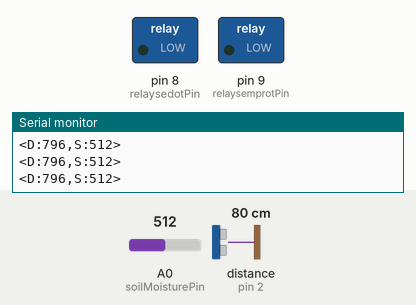
The sketch below on a simulated Arduino Uno, built with avr-gcc and run on an emulated ATmega328P. Shown: switched loads named in the sketch (green lamp = pin HIGH), the last lines printed to the serial monitor. Wiring (inferred from the names in the program): ultrasonic range finder: trigger pin 3; echo pin 2. The test bench sets the inputs (shaded band); at power-on: distance to the obstacle (sensor on pin 2) 80 cm, A0 (soilMoisturePin) = 512. The echo pulse lasts 58.3 µs per cm; pins used as bus, display or sensor lines are not drawn.

Above: at 1.2 s.
1.3 s: distance to the obstacle (sensor on pin 2) set to 5 cm
2.8 s: distance to the obstacle (sensor on pin 2) set to 2 cm
At 4.0 s:
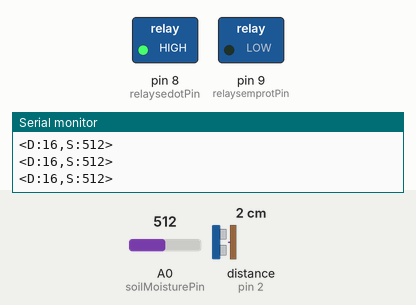
4.3 s: A0 (soilMoisturePin) set to 992
5.8 s: A0 (soilMoisturePin) set to 1016
At 7.0 s:
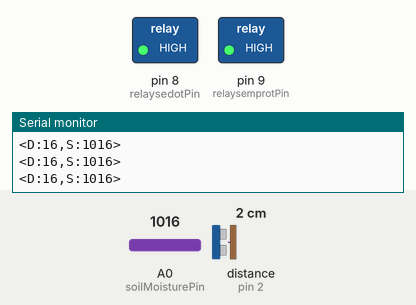
7.3 s: distance to the obstacle (sensor on pin 2) set to 7 cm
10.3 s: distance to the obstacle (sensor on pin 2) set to 10 cm
At 11.8 s:
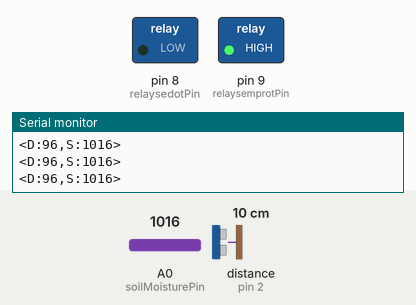
Timing chart, 0 to 12.9 s (numbered marks = the images above; inputs shaded):
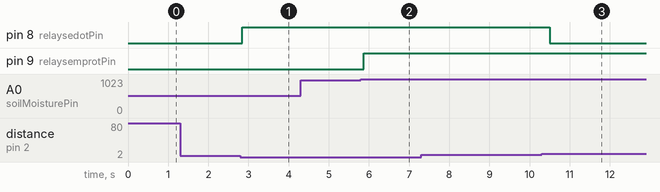

The sketch:

sprinkler_nano.ino
```cpp
const int trigPin = 3;
const int echoPin = 2;
const int soilMoisturePin = A0;
const int relaysedotPin = 8; // Pin untuk relay sedot
const int relaysemprotPin = 9; // Pin untuk relay semprot

void setup() {
  Serial.begin(9600);
  pinMode(trigPin, OUTPUT);
  pinMode(echoPin, INPUT);
  pinMode(soilMoisturePin, INPUT);
  pinMode(relaysedotPin, OUTPUT);
  pinMode(relaysemprotPin, OUTPUT);

  // Pastikan relay dalam kondisi mati saat startup
  digitalWrite(relaysedotPin, LOW);
  digitalWrite(relaysemprotPin, LOW);
}

void loop() {
  long duration;
  int distance;
  int soilMoistureValue;

  // Baca dan hitung jarak dari sensor ultrasonik
  digitalWrite(trigPin, LOW);
  delayMicroseconds(2);
  digitalWrite(trigPin, HIGH);
  delayMicroseconds(10);
  digitalWrite(trigPin, LOW);
  duration = pulseIn(echoPin, HIGH);
  distance = duration * 0.343 / 2;

  // Baca nilai kelembaban tanah dari sensor soil moisture
  soilMoistureValue = analogRead(soilMoisturePin);

  // Kontrol relaysedot berdasarkan jarak
  if (distance < 27) {
    digitalWrite(relaysedotPin, HIGH); // Nyalakan relay sedot
  } else if (distance > 84) {
    digitalWrite(relaysedotPin, LOW); // Matikan relay sedot
  }

  // Kontrol relaysemprot berdasarkan kelembaban tanah
  if (soilMoistureValue > 1000) {
    digitalWrite(relaysemprotPin, HIGH); // Nyalakan relay semprot
  } else if (soilMoistureValue < 990) {
    digitalWrite(relaysemprotPin, LOW); // Matikan relay semprot
  }

  // Kirim data ke ESP32 dalam format <D:distance,S:soilMoistureValue>
  Serial.print("<D:");
  Serial.print(distance);
  Serial.print(",S:");
  Serial.print(soilMoistureValue);
  Serial.println(">");

  // Delay sebelum pembacaan berikutnya
  delay(200);
}
```

Measured:
- the behaviour switches between 4 and 3 cm on distance to the obstacle (sensor on pin 2) (found by bisection; images 0 and 1)
- the behaviour switches between 1000 and 1001 on A0 (soilMoisturePin) (found by bisection; images 1 and 2)
- the behaviour switches between 8 and 9 cm on distance to the obstacle (sensor on pin 2) (found by bisection; images 2 and 3)
- after the input at 2.8 s, pin 8 (relaysedotPin): LOW → HIGH after 0.05 s
- after the input at 5.8 s, pin 9 (relaysemprotPin): LOW → HIGH after 0.07 s
- after the input at 10.3 s, pin 8 (relaysedotPin): HIGH → LOW after 0.20 s
